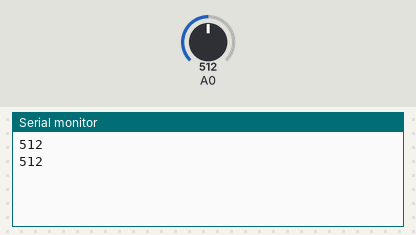
Simulated run of this sketch. Board: Arduino Uno, built with avr-gcc and run on an emulated ATmega328P. Shown: the last lines printed to the serial monitor. Inputs (shaded band) come from the test bench; at power-on: A0 = 512.

Above: at 1.8 s.
1.9 s: A0 set to 716
At 2.8 s:
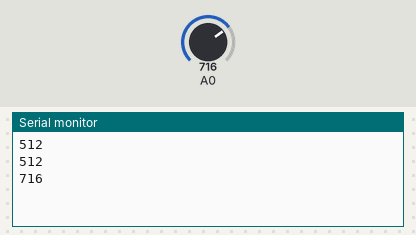
3.4 s: A0 set to 900
At 4.8 s:
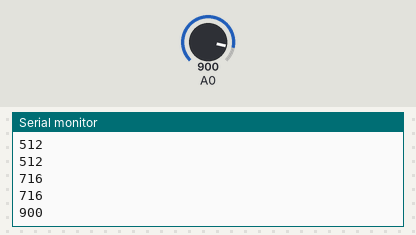
Timing chart, 0 to 6.4 s (numbered marks = the images above; inputs shaded):
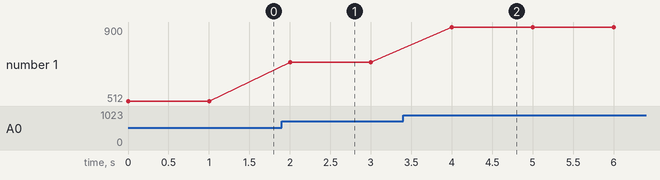

Measured:
- after the input at 1.9 s, the serial monitor: prints a new line after 0.10 s (image 1)
- after the input at 3.4 s, the serial monitor: prints a new line after 0.60 s (image 2)
- plotted number 1: 512 → 716 after the input at 1.9 s, 716 → 900 after the input at 3.4 s

The sketch:

reada0.ino
```cpp
// Read A0 and report its value on the terminal 10 times per second
// const int ledPin = A0; // LED connected to A0
// The setup() method runs once, when the sketch starts
void setup(){
// initialize the digital pin as an output:
// pinMode(ledPin, OUTPUT);
  Serial.begin(9600);
}

int res;
void loop(){
    res = analogRead(A0);
    Serial.print(res);
    delay(1000);
    Serial.print("\n");
  }
  // digitalWrite(ledPin, HIGH);
```
